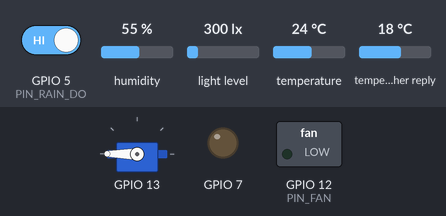
The sketch below on a simulated ESP32-S3. Shown: servo, switched loads named in the sketch (green lamp = pin HIGH), output pins drawn as LEDs (lit = HIGH). Inputs (shaded band) come from the test bench; at power-on: GPIO 5 (PIN_RAIN_DO) HIGH, temperature 24 °C, humidity 55 %, light level 300 lx, temperature in the weather reply 18 °C. WiFi joins after 1.5 s; servers stay silent unless stated; uploads are accepted with an empty reply; the local clock reads 2024-03-15 10:24:30 at power-on unless the sketch sets it; web services answer with replies made up by the test bench; not simulated (calls return 0 or success): credentials.h; what the sketch prints to the serial monitor is not drawn.

Above: at 4.6 s.
4.7 s: GPIO 5 (PIN_RAIN_DO) driven LOW
At 6.8 s:
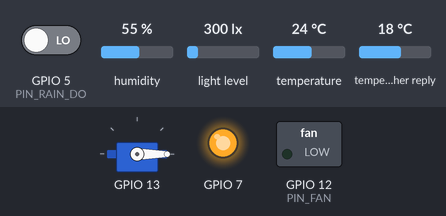
7.1 s: temperature set to 32 °C
9.9 s: temperature set to 35 °C
At 12.4 s:
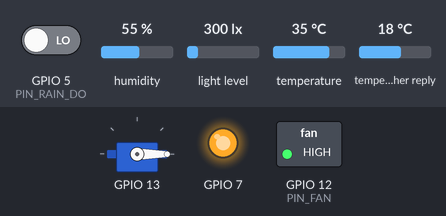
13.2 s: GPIO 5 (PIN_RAIN_DO) driven HIGH
At 15.9 s:
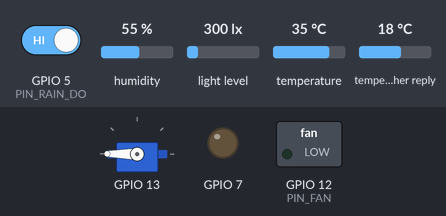
Timing chart, 0 to 17.4 s (numbered marks = the images above; inputs shaded):
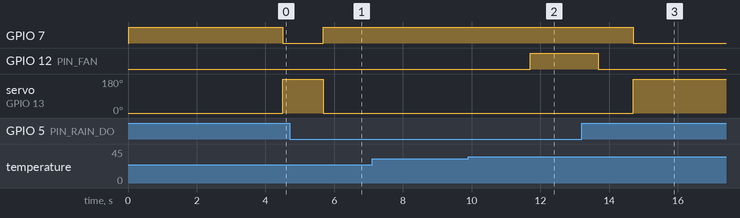

The sketch:

smart_greenhouse.ino
```cpp
// =============================================================================
// SMART GREENHOUSE IoT
// =============================================================================
// Board    : ESP32-S3-N16R8 Soldered
// Firmware : All Phases (Local + WiFi + Supabase + Open-Meteo)
// Author   : 13525004@std.stei.itb.ac.id
// =============================================================================
//
// FITUR:
//   - Baca sensor: suhu (DHT11), cahaya (BH1750), hujan (Rain Sensor)
//   - Kontrol atap otomatis via servo MG996R
//   - 4 aturan kritis: Local is King, Hysteresis, Failsafe Offline, Anti-Oven
//   - Kirim data sensor ke Supabase
//   - Terima perintah manual dari Supabase
//   - Prediksi cuaca dari Open-Meteo API
//
// ARDUINO IDE SETTINGS:
//   Board          : "ESP32S3 Dev Module"
//   PSRAM          : "OPI PSRAM"
//   Flash Size     : "16MB (128Mb)"
//   USB CDC On Boot: "Enabled"
//   Upload Speed   : 921600
//
// LIBRARY YANG DIBUTUHKAN (install via Library Manager):
//   - BH1750 by Christopher Laws
//   - DHT sensor library by Adafruit
//   - Adafruit Unified Sensor by Adafruit
//   - ESP32Servo by Kevin Harrington
//   - ArduinoJson by Benoit Blanchon
//
// SETUP PERTAMA:
//   1. Copy credentials.h.example menjadi credentials.h
//   2. Isi WIFI_SSID, WIFI_PASSWORD, SUPABASE_URL, SUPABASE_KEY
//   3. Buat tabel di Supabase (lihat README.md bagian Database Schema)
//
// =============================================================================

#include "config.h"
#include "sensors.h"
#include "servo_control.h"
#include "fan_control.h"
#include "decision.h"
#include "wifi_manager.h"
#include "supabase_client.h"
#include "weather_client.h"

// Timer untuk scheduling task (semua pakai millis, TIDAK ADA delay)
unsigned long lastSensorRead = 0;
unsigned long lastSupabasePost = 0;
unsigned long lastCommandCheck = 0;
unsigned long lastWeatherFetch = 0;
unsigned long lastRainCheck = 0;

// Status sistem terakhir (untuk dikirim ke Supabase)
SystemStatus lastStatus;

void setup() {
  // Mulai serial untuk debugging via Serial Monitor
  Serial.begin(115200);

  // Tunggu serial monitor siap (khusus ESP32-S3 dengan USB native)
  // Tanpa ini, pesan awal bisa hilang karena USB CDC belum ready
  unsigned long serialStart = millis();
  while (!Serial && millis() - serialStart < 3000) {
    delay(10);
  }

  Serial.println();
  Serial.println("============================================================");
  Serial.println("  SMART GREENHOUSE IoT");
  Serial.println("  Board: ESP32-S3-N16R8 Soldered");
  Serial.println("  Firmware: All Phases Active");
  Serial.println("============================================================");
  Serial.printf("  Free heap  : %d bytes\n", ESP.getFreeHeap());
  Serial.printf("  Free PSRAM : %d bytes\n", ESP.getFreePsram());
  Serial.println("============================================================");
  Serial.println();

  // Inisialisasi komponen
  sensorsInit();
  servoInit();
  fanInit();
  decisionInit();

  wifiInit();
  decisionSetWifiStatus(wifiIsConnected());

  if (wifiIsConnected()) {
    configTime(GMT_OFFSET_SEC, DAYLIGHT_OFFSET, NTP_SERVER);
    Serial.println("[SETUP] Sinkron jam NTP...");
    delay(1500);

    Serial.println("[SETUP] Ambil prediksi cuaca awal...");
    WeatherForecast forecast = weatherFetch();
    if (forecast.fetchSuccess) {
      decisionSetForecast(forecast.willRain, forecast.rainProbability);
      weatherUpload(forecast);
    }
    lastWeatherFetch = millis();
  }

  Serial.println();
  Serial.println("[SYSTEM] Inisialisasi selesai. Memulai loop utama...");
  Serial.println();
}

void loop() {
  unsigned long now = millis();

  // =========================================================================
  // WiFi: Non-blocking reconnect kalau putus (Rule 3: Failsafe Offline)
  // =========================================================================
  wifiReconnectIfNeeded();
  decisionSetWifiStatus(wifiIsConnected());

  // =========================================================================
  // FAST RAIN CHECK — Tiap 1 detik, biar respon ke tetesan air instan
  // Kalau hujan terdeteksi & atap belum tutup → tutup TANPA hysteresis
  // =========================================================================
  if (now - lastRainCheck >= 1000) {
    lastRainCheck = now;
    bool rainNow = (digitalRead(PIN_RAIN_DO) == RAIN_DETECTED);
    // Fast-close hanya saat AUTO (atau saat flag testing dimatikan).
    // Saat MANUAL + flag testing aktif, biarin user kontrol bebas.
    bool shouldForceClose = rainNow && (lastStatus.mode == MODE_AUTO || !IGNORE_RAIN_OVERRIDE);
    if (shouldForceClose && servoGetState() != ROOF_CLOSED) {
      bool moved = servoForceClose();
      if (moved && wifiIsConnected()) {
        lastStatus.sensors.isRaining = true;
        lastStatus.roofState = ROOF_CLOSED;
        lastStatus.roofAngle = SERVO_CLOSED;
        supabasePostSensorData(lastStatus);
        lastSupabasePost = now;
      }
    }
  }

  // =========================================================================
  // SENSOR READ — Tiap 1 detik (responsif)
  // Log detail dicetak tiap 5 detik biar Serial Monitor ngga banjir
  // =========================================================================
  if (now - lastSensorRead >= SENSOR_READ_INTERVAL) {
    lastSensorRead = now;

    SensorData sensorData = sensorsRead();
    lastStatus = decisionProcess(sensorData);

    static unsigned long lastLogPrint = 0;
    if (now - lastLogPrint >= 5000) {
      lastLogPrint = now;
      Serial.println("------------------------------------------------------------");
    Serial.printf("  Suhu       : %.1f C\n", lastStatus.sensors.temperature);
    Serial.printf("  Humidity   : %.1f %%\n", lastStatus.sensors.humidity);
    Serial.printf("  Cahaya     : %.0f lux\n", lastStatus.sensors.lux);
    Serial.printf("  Hujan      : %s\n", lastStatus.sensors.isRaining ? "YA" : "TIDAK");
    Serial.printf("  Atap       : %s (%d derajat)\n",
      (lastStatus.roofState == ROOF_OPEN) ? "BUKA" :
      (lastStatus.roofState == ROOF_CLOSED) ? "TUTUP" : "TRANSISI",
      lastStatus.roofAngle);
    Serial.printf("  Mode       : %s\n",
      (lastStatus.mode == MODE_AUTO) ? "AUTO" : "MANUAL");
    Serial.printf("  Overheat   : %s\n",
      lastStatus.overheating ? "WARNING!" : "Normal");
    Serial.printf("  Kipas      : %s (%s)\n",
      lastStatus.fanOn ? "NYALA" : "MATI",
      (lastStatus.fanMode == FAN_AUTO) ? "AUTO" : "MANUAL");
    Serial.printf("  WiFi       : %s\n",
      lastStatus.wifiConnected ? "Terhubung" : "Offline");
    Serial.printf("  Forecast   : hujan=%s (%d%%)\n",
      lastStatus.forecastRain ? "YA" : "TIDAK",
      lastStatus.forecastRainProbability);
    Serial.printf("  Free heap  : %d bytes\n", ESP.getFreeHeap());
    Serial.println();
    }
  }

  // =========================================================================
  // SUPABASE POST — Kirim data sensor tiap 60 detik (kalau online)
  // =========================================================================
  if (wifiIsConnected() && (now - lastSupabasePost >= SUPABASE_POST_INTERVAL)) {
    lastSupabasePost = now;
    supabasePostSensorData(lastStatus);
  }

  // =========================================================================
  // SUPABASE CHECK — Cek perintah manual tiap 10 detik (kalau online)
  // =========================================================================
  if (wifiIsConnected() && (now - lastCommandCheck >= SUPABASE_CHECK_INTERVAL)) {
    lastCommandCheck = now;

    int command = supabaseCheckCommand();

    if (command == SERVO_OPEN || command == SERVO_CLOSED) {
      SensorData freshData = sensorsRead();
      bool accepted = decisionManualOverride(command, freshData);
      if (accepted) {
        Serial.printf("[MAIN] Perintah atap DITERIMA: %s\n",
          command == SERVO_OPEN ? "BUKA" : "TUTUP");
      } else {
        Serial.println("[MAIN] Perintah atap DITOLAK (hujan terdeteksi)");
      }
    } else if (command == CMD_AUTO) {
      decisionSetMode(MODE_AUTO);
      Serial.println("[MAIN] Atap kembali ke mode AUTO");
    } else if (command == CMD_FAN_ON) {
      fanSetManual(true);
    } else if (command == CMD_FAN_OFF) {
      fanSetManual(false);
    } else if (command == CMD_FAN_AUTO) {
      fanSetMode(FAN_AUTO);
    }
  }

  // =========================================================================
  // WEATHER FETCH — Ambil prediksi cuaca tiap 30 menit (kalau online)
  // =========================================================================
  if (wifiIsConnected() && (now - lastWeatherFetch >= WEATHER_FETCH_INTERVAL)) {
    lastWeatherFetch = now;

    WeatherForecast forecast = weatherFetch();
    if (forecast.fetchSuccess) {
      decisionSetForecast(forecast.willRain, forecast.rainProbability);
      weatherUpload(forecast);
    }
  }

  // =========================================================================
  // SERVO UPDATE — Panggil setiap loop untuk cek hysteresis timer
  // Kalau atap baru gerak ATAU kipas baru berubah → kirim sensor_log instan
  // (biar dashboard cepat tau, tanpa nunggu interval 60 detik berikutnya)
  // =========================================================================
  bool roofMoved = servoUpdate();
  bool fanChanged = fanStateChangedSinceLastPost();

  if (wifiIsConnected() && (roofMoved || fanChanged)) {
    lastStatus.roofState = servoGetState();
    lastStatus.roofAngle = servoGetCurrentAngle();
    lastStatus.fanOn = fanIsOn();
    lastStatus.fanMode = fanGetMode();
    supabasePostSensorData(lastStatus);
    lastSupabasePost = now;
  }
}
```

decision.cpp
```cpp
#include "decision.h"
#include "config.h"

// State internal decision engine
OperationMode currentMode = MODE_AUTO;
bool overheating = false;
bool wifiConnected = false;
bool forecastRain = false;
int forecastRainProbability = 0;

void decisionInit() {
  currentMode = MODE_AUTO;
  overheating = false;
  wifiConnected = false;
  forecastRain = false;
  forecastRainProbability = 0;
  Serial.println("[DECISION] Engine siap, mode: AUTO");
}

void decisionSetMode(OperationMode newMode) {
  currentMode = newMode;
  Serial.printf("[DECISION] Mode diubah ke: %s\n",
    (newMode == MODE_AUTO) ? "AUTO" : "MANUAL");
}

void decisionSetForecast(bool willRain, int probability) {
  forecastRain = willRain;
  forecastRainProbability = probability;
}

void decisionSetWifiStatus(bool connected) {
  wifiConnected = connected;
}

bool decisionManualOverride(int targetAngle, SensorData currentSensors) {
  // RULE 1: LOCAL IS KING
  // Kalau hujan secara fisik, perintah manual DITOLAK
  // Tidak peduli user mau buka atap — hujan = tetap tutup
  if (!IGNORE_RAIN_OVERRIDE && currentSensors.isRaining && targetAngle == SERVO_OPEN) {
    Serial.println("[DECISION] Manual override DITOLAK — hujan terdeteksi, atap tetap TUTUP");
    return false;
  }

  // Perintah manual diterima
  currentMode = MODE_MANUAL;
  servoSetTarget(targetAngle);
  Serial.printf("[DECISION] Manual override DITERIMA — target: %d derajat\n", targetAngle);
  return true;
}

SystemStatus decisionProcess(SensorData data) {
  SystemStatus status;
  status.sensors = data;
  status.mode = currentMode;
  status.wifiConnected = wifiConnected;
  status.forecastRain = forecastRain;
  status.forecastRainProbability = forecastRainProbability;

  // ==========================================================================
  // RULE 1: LOCAL IS KING — Hujan fisik = TUTUP ATAP (tidak bisa di-override)
  // ==========================================================================
  // Rain sensor mendeteksi air secara langsung di plate sensor.
  // Ini data paling akurat yang kita punya — lebih akurat dari API cuaca,
  // lebih akurat dari prediksi, dan lebih penting dari perintah manual.
  // AUTO mode: hujan SELALU paksa tutup (instan, skip hysteresis)
  // MANUAL mode: hujan tutup hanya kalau IGNORE_RAIN_OVERRIDE=false
  bool rainShouldClose = data.isRaining &&
    (currentMode == MODE_AUTO || !IGNORE_RAIN_OVERRIDE);

  if (rainShouldClose) {
    servoForceClose();

    // RULE 4: ANTI-OVEN EFFECT
    // Kalau atap tertutup (karena hujan) TAPI suhu di dalam greenhouse > 33°C,
    // tanaman bisa "matang" seperti di dalam oven.
    // Kita TIDAK boleh buka atap (masih hujan!), tapi kita BISA kasih warning.
    if (!data.sensorError && data.temperature > TEMP_OVERHEAT) {
      overheating = true;
      Serial.printf("[WARNING] ANTI-OVEN! Hujan tapi suhu %.1f C > %.1f C!\n",
        data.temperature, TEMP_OVERHEAT);
    } else {
      overheating = false;
    }
  }
  // ==========================================================================
  // Tidak hujan secara fisik — keputusan berdasarkan prioritas
  // ==========================================================================
  else {
    overheating = false;

    // Kalau mode MANUAL, keputusan sudah di-handle oleh decisionManualOverride()
    // Jadi di sini kita hanya proses kalau mode AUTO
    if (currentMode == MODE_AUTO) {
      // Mode AUTO: atap BUKA secara default.
      // Hanya tutup kalau prediksi cuaca akan hujan (probabilitas >= 60%).
      // Sensor hujan fisik sudah ditangani di blok atas.
      if (forecastRain) {
        servoSetTarget(SERVO_CLOSED);
        Serial.printf("[DECISION] Tutup atap — prediksi hujan %d%%\n",
          forecastRainProbability);
      } else {
        servoSetTarget(SERVO_OPEN);
      }
    }
  }

  // Update servo (hysteresis timer dicek di dalam servoUpdate)
  servoUpdate();

  // Kipas otomatis: nyala saat overheating (kalau mode AUTO)
  fanUpdateAuto(overheating);

  // Isi status output
  status.roofState = servoGetState();
  status.roofAngle = servoGetCurrentAngle();
  status.overheating = overheating;
  status.fanOn = fanIsOn();
  status.fanMode = fanGetMode();

  return status;
}
```

decision.h
```cpp
#ifndef DECISION_H
#define DECISION_H

#include "sensors.h"
#include "servo_control.h"
#include "fan_control.h"

// Mode operasi sistem
enum OperationMode {
  MODE_AUTO,    // Otomatis berdasarkan sensor + prediksi cuaca
  MODE_MANUAL   // Manual dari perintah user via Supabase
};

// Status lengkap sistem pada satu titik waktu
struct SystemStatus {
  SensorData sensors;           // Data dari semua sensor
  RoofState roofState;          // Status atap (OPEN/CLOSED/TRANSITIONING)
  int roofAngle;                // Sudut servo saat ini (0-180)
  OperationMode mode;           // Mode operasi (AUTO/MANUAL)
  bool overheating;             // true = anti-oven warning aktif
  bool wifiConnected;           // true = WiFi terhubung
  bool forecastRain;            // true = prediksi cuaca akan hujan
  int forecastRainProbability;  // Probabilitas hujan dari Open-Meteo (%)
  bool fanOn;                   // true = kipas menyala
  FanMode fanMode;              // AUTO atau MANUAL
};

// Inisialisasi decision engine (panggil sekali di setup())
void decisionInit();

// Proses keputusan berdasarkan data sensor
// Ini adalah "otak" sistem — menentukan buka/tutup atap
// Return: SystemStatus lengkap
SystemStatus decisionProcess(SensorData sensorData);

// Set mode operasi (dipanggil saat ada perintah manual dari Supabase)
void decisionSetMode(OperationMode newMode);

// Set data forecast (dipanggil setelah berhasil fetch Open-Meteo)
void decisionSetForecast(bool willRain, int probability);

// Set status WiFi (dipanggil dari wifi_manager)
void decisionSetWifiStatus(bool connected);

// Override manual: set target servo langsung (untuk perintah dari Supabase)
// Return false kalau di-block oleh Rule 1 (hujan = tetap tutup)
bool decisionManualOverride(int targetAngle, SensorData currentSensors);

#endif
```

fan_control.cpp
```cpp
#include "fan_control.h"
#include "config.h"
#include <Arduino.h>

static bool fanOn = false;
static FanMode mode = FAN_AUTO;
static bool stateChanged = false;

static void writeFan(bool on) {
  if (on != fanOn) stateChanged = true;
  digitalWrite(PIN_FAN, on ? HIGH : LOW);
  fanOn = on;
}

void fanInit() {
  pinMode(PIN_FAN, OUTPUT);
  mode = FAN_AUTO;
  writeFan(false);
  Serial.println("[FAN] Inisialisasi selesai, kipas MATI, mode AUTO");
}

void fanSetMode(FanMode m) {
  mode = m;
  Serial.printf("[FAN] Mode: %s\n", (m == FAN_AUTO) ? "AUTO" : "MANUAL");
}

void fanSetManual(bool on) {
  mode = FAN_MANUAL;
  writeFan(on);
  Serial.printf("[FAN] Manual: kipas %s\n", on ? "NYALA" : "MATI");
}

void fanUpdateAuto(bool overheating) {
  if (mode != FAN_AUTO) return;

  bool target = overheating;
  if (target != fanOn) {
    writeFan(target);
    Serial.printf("[FAN] Auto: kipas %s (overheat=%d)\n",
      target ? "NYALA" : "MATI", overheating);
  }
}

bool fanIsOn() { return fanOn; }
FanMode fanGetMode() { return mode; }

bool fanStateChangedSinceLastPost() {
  bool c = stateChanged;
  stateChanged = false;
  return c;
}
```

fan_control.h
```cpp
#ifndef FAN_CONTROL_H
#define FAN_CONTROL_H

// Mode kipas
enum FanMode {
  FAN_AUTO,    // Otomatis: nyala saat overheat, mati kalau adem
  FAN_MANUAL   // Manual: ikutin perintah user (ON/OFF), abaikan suhu
};

// Inisialisasi pin kipas (panggil sekali di setup())
void fanInit();

// Set mode AUTO/MANUAL
void fanSetMode(FanMode mode);

// Set kipas ON/OFF (otomatis pindah ke MODE_MANUAL)
void fanSetManual(bool on);

// Update kipas berdasarkan kondisi suhu (hanya berpengaruh kalau mode AUTO)
// Panggil dari decisionProcess setiap baca sensor
void fanUpdateAuto(bool overheating);

// Status saat ini
bool fanIsOn();
FanMode fanGetMode();

// True kalau state kipas berubah sejak panggilan terakhir (auto-reset)
bool fanStateChangedSinceLastPost();

#endif
```

sensors.h
```cpp
#ifndef SENSORS_H
#define SENSORS_H

#include <BH1750.h>
#include <DHT.h>

// Struct untuk menyimpan semua data sensor dalam satu paket
struct SensorData {
  float temperature;    // Suhu dalam °C (dari DHT11)
  float humidity;       // Kelembapan dalam % (dari DHT11)
  float lux;            // Intensitas cahaya dalam lux (dari BH1750)
  bool isRaining;       // true = hujan, false = tidak hujan (dari Rain Sensor DO)
  bool sensorError;     // true kalau ada sensor yang gagal baca
};

// Inisialisasi semua sensor (panggil sekali di setup())
void sensorsInit();

// Baca semua sensor sekaligus, return struct SensorData
SensorData sensorsRead();

#endif
```

Source omitted: sensors.cpp (2102 bytes), servo_control.cpp (3083 bytes), servo_control.h (1081 bytes), supabase_client.cpp (4186 bytes), supabase_client.h (898 bytes), weather_client.cpp (2932 bytes), weather_client.h (291 bytes), wifi_manager.cpp (1923 bytes), wifi_manager.h (472 bytes), config.h (3882 bytes)

Measured:
- the behaviour switches between 33 and 34 °C on temperature (found by bisection; images 1 and 2)
- after the input at 4.7 s, GPIO 7: LOW → HIGH after 0.98 s; servo on GPIO 13: 180° → 0° after 0.98 s
- after the input at 7.1 s, every drawn part: stays the same
- after the input at 9.9 s, GPIO 12 (PIN_FAN): LOW → HIGH after 1.8 s
- after the input at 13.2 s, GPIO 7: HIGH → LOW after 1.5 s; GPIO 12 (PIN_FAN): HIGH → LOW after 0.48 s; servo on GPIO 13: 0° → 180° after 1.5 s
